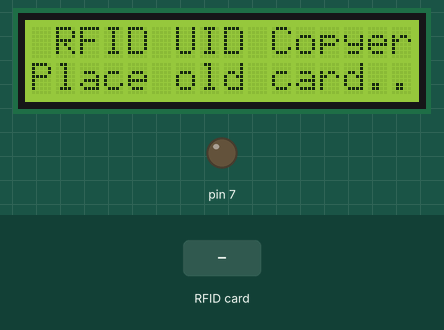
Bench run of a sketch on a simulated Arduino Uno, built with avr-gcc and run on an emulated ATmega328P. Parts: 16×2 character LCD, output pins drawn as LEDs (lit = HIGH). The test bench sets the inputs (shaded band). Pins used as bus, display or sensor lines are not drawn; what the sketch prints to the serial monitor is not drawn.

Above: at 1.3 s.
1.4 s: RFID card DE AD BE EF held to the reader
At 2.7 s:
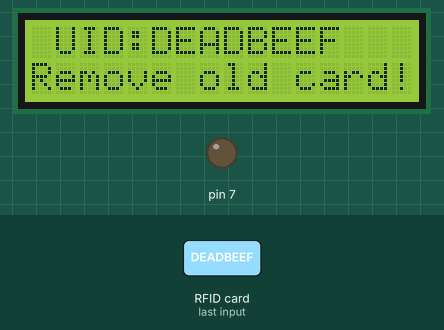
At 4.23 s:
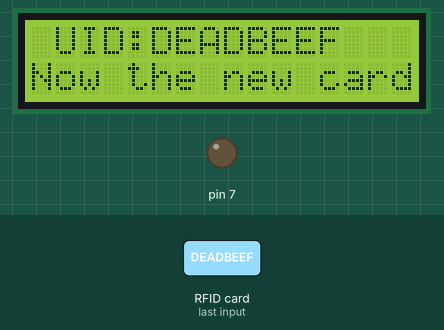
4.4 s: RFID card 5E 7A 19 C4 held to the reader
At 5.4 s:
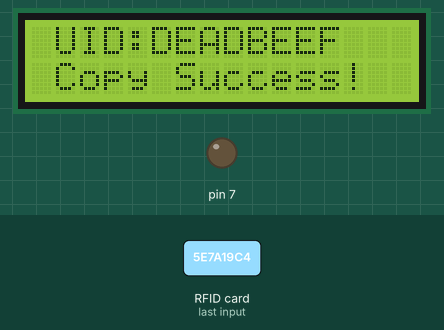
Timing chart, 0 to 7.4 s (numbered marks = the images above; inputs shaded):
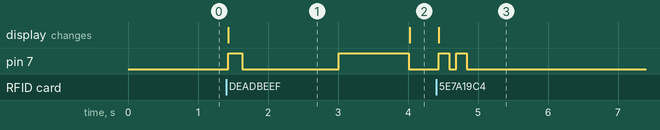

The sketch:

rfid_copy_buzzer.ino
```cpp
#include <SPI.h>
#include <MFRC522.h>
#include <Wire.h>
#include <LiquidCrystal_I2C.h>
#define I2C_Addr 0x27
LiquidCrystal_I2C lcd(I2C_Addr,16,2); // set LCD address to 0x27 as 16 chars with 2 line display

#define RST_PIN   9     // Configurable, see typical pin layout above
#define SS_PIN    10    // Configurable, see typical pin layout above

MFRC522 mfrc522(SS_PIN, RST_PIN);   // Create MFRC522 instance

#define NEW_UID {0xDE, 0xAD, 0xBE, 0xEF}

MFRC522::MIFARE_Key key;

void setup() {
  lcd.init();                      // initialize the lcd
  lcd.backlight();
  Serial.begin(115200);  // Initialize serial communications with the PC
  while (!Serial);     // Do nothing if no serial port is opened (added for Arduinos based on ATMEGA32U4)
  SPI.begin();         // Init SPI bus
  mfrc522.PCD_Init();  // Init MFRC522 card

  for (byte i = 0; i < 6; i++) {
    key.keyByte[i] = 0xFF;
  }


  pinMode(7,OUTPUT);
}

void loop() {

  Serial.println("Please place the old card...");
  lcd.clear();
  lcd.setCursor(1,0);
  lcd.print("RFID UID Copyer");
  lcd.setCursor(0,1);
  lcd.print("Place old card..");

  while( !mfrc522.PICC_IsNewCardPresent()){}

  if( !mfrc522.PICC_ReadCardSerial()){

    Serial.println("Read UID Error!!");
    lcd.setCursor(0,1);
    lcd.print("Read UID Error!!");
    delay(1000);
    return;
  }

  byte newUid[] = NEW_UID;
  lcd.clear();
  lcd.setCursor(1,0);
  lcd.print("UID:");
  Serial.print(F("Card UID:"));

  for (byte i = 0; i < mfrc522.uid.size; i++) {
    Serial.print(mfrc522.uid.uidByte[i] < 0x10 ? " 0" : " ");
    Serial.print(mfrc522.uid.uidByte[i], HEX);
    newUid[i]=mfrc522.uid.uidByte[i];
    lcd.print(newUid[i] < 0x10 ? "0" : "");
    lcd.print(newUid[i],HEX);
  }

  Serial.println();
  Serial.println("Please remove old card!");
  Serial.println();
  lcd.setCursor(0,1);

  lcd.print("Remove old card!");
  digitalWrite(7,HIGH);
  delay(200);
  digitalWrite(7,LOW);

  WaitCardLeft();

  delay(1000);

  digitalWrite(7,HIGH);
  delay(1000);
  digitalWrite(7,LOW);

  Serial.println("Now place the new  card!");
  lcd.setCursor(0,1);
  lcd.print("Now the new card");

  while(!mfrc522.PICC_IsNewCardPresent()){
    delay(50);
  }

  lcd.setCursor(0,1);
  lcd.print("New card Detect!");

  while(!mfrc522.PICC_ReadCardSerial()){
    delay(50);
  }

  //delay(1000);

  if ( mfrc522.MIFARE_SetUid(newUid, (byte)4, true) ) {
    Serial.println(F("Wrote new UID to card."));
    lcd.setCursor(0,1);
    lcd.print(" Copy Success!  ");

    digitalWrite(7,HIGH);
    delay(150);
    digitalWrite(7,LOW);
    delay(100);
    digitalWrite(7,HIGH);
    delay(150);
    digitalWrite(7,LOW);
  }

  else{
    Serial.println("Wrote new UID failed!!");
    lcd.setCursor(0,1);
    lcd.print("Wrote UID failed");
  }

  delay(2000);

  WaitCardLeft();
  mfrc522.PICC_HaltA();
  mfrc522.PCD_StopCrypto1();  // Stop encryption on PCD
  delay(1000);

 }

void WaitCardLeft(){
  byte count=0;
  while(count<5){
      if( ! mfrc522.PICC_IsNewCardPresent())
        count++;
      else
        count=0;
      delay(50);
  }

}
```

Measured:
- after the input at 1.4 s, pin 7: LOW → HIGH at once, → LOW 0.20 s later, → HIGH 1.4 s later, → LOW 1.0 s later; the display: changes at once (image 1)
- after the input at 4.4 s, pin 7: alternates HIGH for 0.15 s and LOW for 0.10 s, 4 changes in all, then stays LOW, starting at once; the display: changes at once (image 3)
- what the display in image 1 shows lasts 2.6 s, from 1.4 s to 4.0 s
